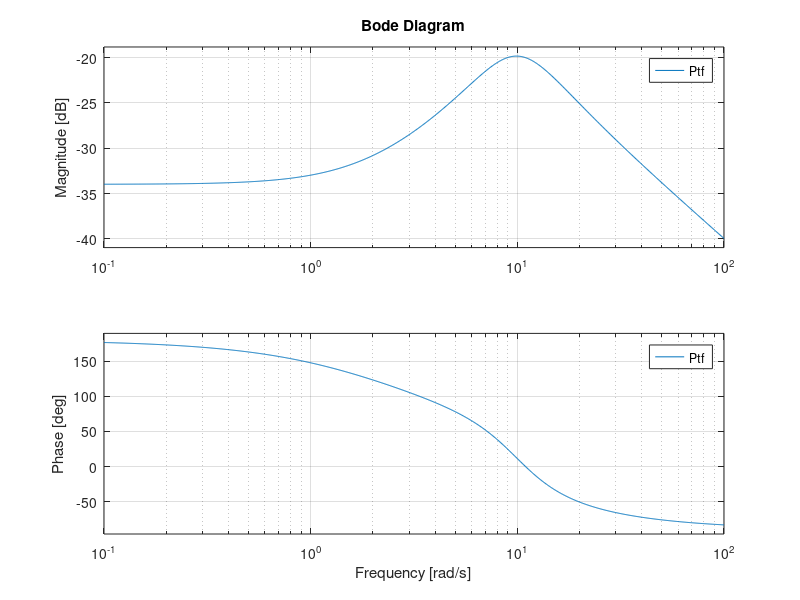

This chart was generated by the following MATLAB code: (Note: this script raises an error after producing the figure.)
% this script is to get a SPR controller that renders the closed loop of
% the plant AS

% clear all;
close all;

Ptf = tf([1 -2],[1 10 100]);
[Ap, Bp, Cp, Dp] = ssdata(Ptf);

np = size(Ap,1);
nc = np;

% initial params
Cc = ones(1,nc); % assuming some arbitrary structure
Dc = 1;


%%% solver params
solver = 1;
verb = 0;
eps = 1e-5;

bode(Ptf);

legInfo{1} = ['$P(s)$'];


hold on;

iterations = 3;
for i=1:iterations
    lyapCL;
    KYP_LMI;
    disp('Cc; ');
    disp(Cc);
    disp('Dc: ');
    disp(Dc);  
    
    if i >=45
        bode(Gbar);    
        legInfo{i+1} = ['$\bar{G}(s) $ ' num2str(i)];
    end
end
leg = legend(legInfo);
leg.Interpreter = 'latex';

hold off;
